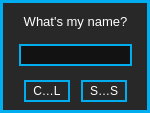
<?xml version="1.0" encoding="UTF-8"?>
<ui version="4.0">
 <class>saveAsDialogForm</class>
 <widget class="QWidget" name="saveAsDialogForm">
  <property name="geometry">
   <rect>
    <x>0</x>
    <y>0</y>
    <width>150</width>
    <height>113</height>
   </rect>
  </property>
  <property name="windowTitle">
   <string>Save As...</string>
  </property>
  <property name="styleSheet">
   <string notr="true">QWidget
{
	background:	 rgb(40, 40, 40);
	border: 3px solid rgb(0,174,239);
}

/* ---------- QLabels ------------*/
QLabel
{
	background:		rgba(0,0,0,0);
	color: 				white;
	font: 				10pt &quot;Futura&quot;;
	border:				none;
}

QLabel:hover
{
	border:				none;
}  

/*-------QPushButton-------*/
QPushButton
{
	font: 8px &quot;Futura&quot;;
	color: white;
	border: 2px solid rgb(0, 174, 239);
}

QPushButton:pressed
{
	background-color: rgb(0, 174, 239);
}

/*-------QToolButton-------*/
QToolButton
{
	font: 8px &quot;Futura&quot;;
	color: white;
	border: 2px solid rgb(0, 174, 239);
}

QToolButton:pressed
{
	background-color: rgb(0, 174, 239);
}

/* ---------- QLineEdit ------------*/
QLineEdit
{
	font: 10pt &quot;Futura&quot;;
	background: rgb(18, 18, 18);
	border: 2px solid rgb(0, 174, 239);
	border-radius: 0px;
	color: white;
	padding-left: 2px;
	padding-bottom: 2px;
}

QLineEdit:focus
{
	font: 10pt &quot;Futura&quot;;
	background: rgb(18, 18, 18);
	border: 1px solid rgb(0, 174, 239);
	border-radius: 0px;
	color: white;
	padding-left: 2px;
	padding-bottom: 2px;
}

/*-------QToolTip-------*/
QToolTip
{
	font: 10px &quot;Futura&quot;;
	color: rgb(255, 255, 255);
	background: rgba(40, 40, 40, 140);
	border: 1px solid rgb(120, 120, 120);
	padding: 2px;
	width: 22px;
}</string>
  </property>
  <widget class="QLineEdit" name="name">
   <property name="geometry">
    <rect>
     <x>19</x>
     <y>44</y>
     <width>113</width>
     <height>22</height>
    </rect>
   </property>
   <property name="toolTip">
    <string>You shall be called...</string>
   </property>
  </widget>
  <widget class="QToolButton" name="cancel">
   <property name="geometry">
    <rect>
     <x>24</x>
     <y>80</y>
     <width>46</width>
     <height>22</height>
    </rect>
   </property>
   <property name="toolTip">
    <string>I've changed my mind. &lt;br&gt;I don't want a new preset. Not yet...</string>
   </property>
   <property name="text">
    <string>CANCEL</string>
   </property>
  </widget>
  <widget class="QToolButton" name="save">
   <property name="geometry">
    <rect>
     <x>81</x>
     <y>80</y>
     <width>46</width>
     <height>22</height>
    </rect>
   </property>
   <property name="toolTip">
    <string>Saves a shiny, new preset.</string>
   </property>
   <property name="text">
    <string>SAVE AS</string>
   </property>
  </widget>
  <widget class="QLabel" name="label">
   <property name="geometry">
    <rect>
     <x>19</x>
     <y>8</y>
     <width>113</width>
     <height>28</height>
    </rect>
   </property>
   <property name="text">
    <string>&lt;!DOCTYPE HTML PUBLIC &quot;-//W3C//DTD HTML 4.0//EN&quot; &quot;http://www.w3.org/TR/REC-html40/strict.dtd&quot;&gt;
&lt;html&gt;&lt;head&gt;&lt;meta name=&quot;qrichtext&quot; content=&quot;1&quot; /&gt;&lt;style type=&quot;text/css&quot;&gt;
p, li { white-space: pre-wrap; }
&lt;/style&gt;&lt;/head&gt;&lt;body style=&quot; font-family:'Futura'; font-size:10pt; font-weight:400; font-style:normal;&quot;&gt;
&lt;p style=&quot; margin-top:0px; margin-bottom:0px; margin-left:0px; margin-right:0px; -qt-block-indent:0; text-indent:0px;&quot;&gt;What's my name?&lt;/p&gt;&lt;/body&gt;&lt;/html&gt;</string>
   </property>
   <property name="alignment">
    <set>Qt::AlignCenter</set>
   </property>
  </widget>
 </widget>
 <resources/>
 <connections/>
</ui>
